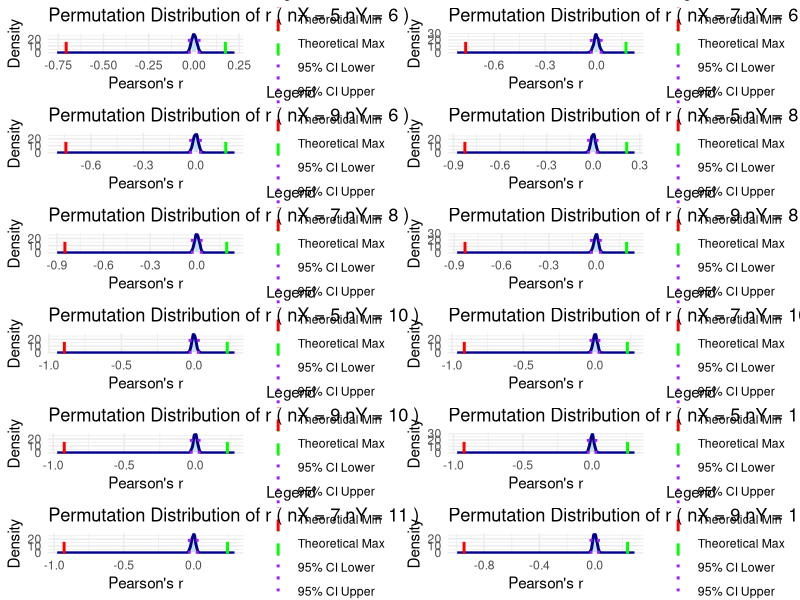
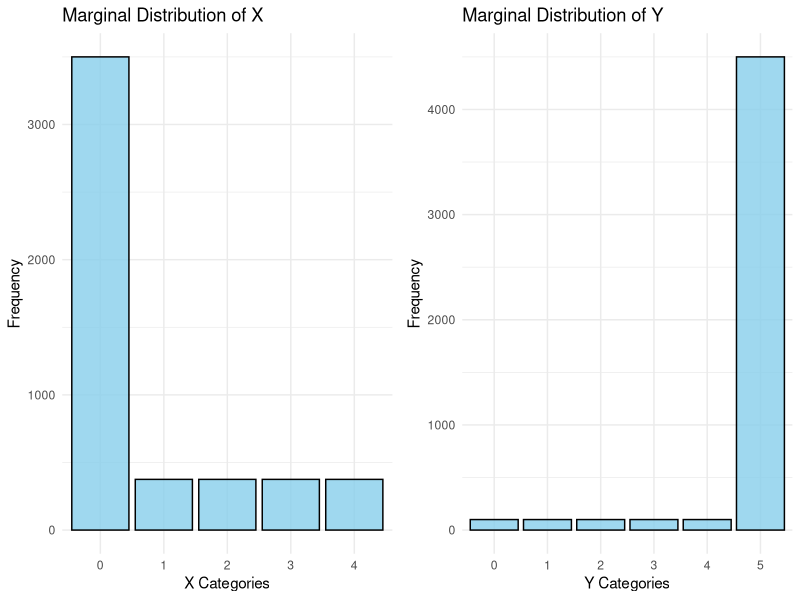

Reproduce these figures in R, in order.
#######################################
rm(list=)
# Load required libraries
library(ggplot2)
library(gridExtra)
library(dplyr)

# -----------------------------------------------------------------------------
# 1. Define functions to compute theoretical correlations and simulate r values

# Function to compute the maximum correlation (comonotonic coupling)
max_corr_sorted <- function(marginalX, marginalY, sample_size = 10000) {
	# If marginals sum to approximately 1, assume probabilities; else assume counts.
	if (sum(marginalX) <= 1.1) {
		countsX <- as.vector(rmultinom(1, size = sample_size, prob = marginalX))
	} else {
		countsX <- marginalX
		sample_size <- sum(countsX)
	}
	if (sum(marginalY) <= 1.1) {
		countsY <- as.vector(rmultinom(1, size = sample_size, prob = marginalY))
	} else {
		countsY <- marginalY
		if (sum(countsY) != sample_size)
			stop("Total counts for X and Y must be equal.")
	}
	
	# Define ordinal levels (assumed to be 0,1,2,...)
	x_levels <- 0:(length(countsX) - 1)
	y_levels <- 0:(length(countsY) - 1)
	
	# Compute proportions and moments
	pX <- countsX / sum(countsX)
	pY <- countsY / sum(countsY)
	muX <- sum(x_levels * pX)
	muY <- sum(y_levels * pY)
	sigmaX <- sqrt(sum(x_levels^2 * pX) - muX^2)
	sigmaY <- sqrt(sum(y_levels^2 * pY) - muY^2)
	
	# Construct joint distribution using cumulative probabilities (Fréchet–Hoeffding upper bound)
	cum_pX <- cumsum(pX)
	cum_pY <- cumsum(pY)
	joint <- matrix(0, nrow = length(x_levels), ncol = length(y_levels))
	
	i <- 1; j <- 1
	cumX_prev <- 0; cumY_prev <- 0
	while (i <= length(x_levels) && j <= length(y_levels)) {
		currX <- cum_pX[i]
		currY <- cum_pY[j]
		joint[i, j] <- min(currX, currY) - max(cumX_prev, cumY_prev)
		
		if (currX < currY) {
			cumX_prev <- currX
			i <- i + 1
		} else if (currX > currY) {
			cumY_prev <- currY
			j <- j + 1
		} else {
			cumX_prev <- currX
			cumY_prev <- currY
			i <- i + 1
			j <- j + 1
		}
	}
	
	# Compute E[XY] based on the joint distribution
	E_XY <- sum(outer(x_levels, y_levels, FUN = "*") * joint)
	
	# Calculate the maximum Pearson correlation
	r_max <- (E_XY - muX * muY) / (sigmaX * sigmaY)
	return(r_max)
}

# Function to compute the minimum correlation (pair X descending with Y ascending)
min_corr_sorted <- function(marginalX, marginalY, sample_size = 10000) {
	if (sum(marginalX) <= 1.1) {
		countsX <- as.vector(rmultinom(1, size = sample_size, prob = marginalX))
	} else {
		countsX <- marginalX
		sample_size <- sum(countsX)
	}
	if (sum(marginalY) <= 1.1) {
		countsY <- as.vector(rmultinom(1, size = sample_size, prob = marginalY))
	} else {
		countsY <- marginalY
		if (sum(countsY) != sample_size)
			stop("Total counts for X and Y must be equal.")
	}
	
	x_levels <- 0:(length(countsX) - 1)
	y_levels <- 0:(length(countsY) - 1)
	
	# Create full sample vectors based on counts
	x_vec <- rep(x_levels, times = countsX)
	y_vec <- rep(y_levels, times = countsY)
	
	# Pair highest X with lowest Y to minimize the product
	x_sorted <- sort(x_vec, decreasing = TRUE)
	y_sorted <- sort(y_vec, decreasing = FALSE)
	
	r_min <- cor(x_sorted, y_sorted)
	return(r_min)
}

# Function to simulate the permutation (randomization) distribution of Pearson's r
simulate_random_corr <- function(marginalX, marginalY, nsim = 1000, sample_size = 10000) {
	if (sum(marginalX) <= 1.1) {
		countsX <- as.vector(rmultinom(1, size = sample_size, prob = marginalX))
	} else {
		countsX <- marginalX
		sample_size <- sum(countsX)
	}
	if (sum(marginalY) <= 1.1) {
		countsY <- as.vector(rmultinom(1, size = sample_size, prob = marginalY))
	} else {
		countsY <- marginalY
		if (sum(countsY) != sample_size)
			stop("Total counts for X and Y must be equal.")
	}
	
	x_levels <- 0:(length(countsX) - 1)
	y_levels <- 0:(length(countsY) - 1)
	
	# Create sample vectors based on counts
	x_vec <- rep(x_levels, times = countsX)
	y_vec <- rep(y_levels, times = countsY)
	
	# Initialize storage for simulated correlations
	r_vals <- numeric(nsim)
	for (i in 1:nsim) {
		x_perm <- sample(x_vec, size = length(x_vec), replace = FALSE)
		y_perm <- sample(y_vec, size = length(y_vec), replace = FALSE)
		r_vals[i] <- cor(x_perm, y_perm)
	}
	return(r_vals)
}

# -----------------------------------------------------------------------------
# 2. Define ggplot functions to display results

# Function to plot the empirical distribution of Pearson's r with vertical lines and legend
plot_empirical_distribution <- function(r_vals, r_min, r_max, ci_bounds,
										main = "Empirical Distribution of Pearson's r") {
	# Data frame for r values
	df <- data.frame(r = r_vals)
	
	# Determine x-axis limits to include r_min and r_max.
	x_lower <- min(r_min, quantile(r_vals, 0.01)) - 0.05
	x_upper <- max(r_max, quantile(r_vals, 0.99)) + 0.05
	
	# Data frame for vertical lines (theoretical min, max, and CI bounds)
	vlines <- data.frame(
		xintercept = c(r_min, r_max, ci_bounds[1], ci_bounds[2]),
		label = factor(c("Theoretical Min", "Theoretical Max", "95% CI Lower", "95% CI Upper"),
					   levels = c("Theoretical Min", "Theoretical Max", "95% CI Lower", "95% CI Upper"))
	)
	
	p <- ggplot(df, aes(x = r)) +
		geom_histogram(aes(y = ..density..), bins = 30,
					   fill = "lightblue", color = "white", alpha = 0.7) +
		geom_density(color = "darkblue", size = 1) +
		geom_vline(data = vlines,
				   aes(xintercept = xintercept, color = label, linetype = label),
				   size = 1) +
		scale_color_manual(name = "Legend", 
						   values = c("Theoretical Min" = "red", 
						   		   "Theoretical Max" = "green", 
						   		   "95% CI Lower" = "purple", 
						   		   "95% CI Upper" = "purple")) +
		scale_linetype_manual(name = "Legend",
							  values = c("Theoretical Min" = "dashed", 
							  		   "Theoretical Max" = "dashed", 
							  		   "95% CI Lower" = "dotted", 
							  		   "95% CI Upper" = "dotted")) +
		labs(title = main,
			 x = "Pearson's r",
			 y = "Density") +
		xlim(x_lower, x_upper) +
		theme_minimal()
	return(p)
}

# Function to plot marginal distributions as bar plots using ggplot2
plot_marginal <- function(counts, varname = "X") {
	df <- data.frame(Category = factor(0:(length(counts)-1)),
					 Frequency = counts)
	p <- ggplot(df, aes(x = Category, y = Frequency)) +
		geom_bar(stat = "identity", fill = "skyblue", color = "black", alpha = 0.8) +
		labs(title = paste("Marginal Distribution of", varname),
			 x = paste(varname, "Categories"),
			 y = "Frequency") +
		theme_minimal()
	return(p)
}

# -----------------------------------------------------------------------------
# 3. Monte Carlo over different numbers of categories with extreme marginals

# Simulation parameters
sample_size <- 5000  # sample size for counts
nsim <- 1000         # number of simulations for permutation distribution

# Define a range for number of categories for X and Y.
# X categories: 5, 7, or 9
# Y categories: 6, 8, 10, or 11 (ensuring they differ from X)
nX_values <- c(5, 7, 9)
nY_values <- c(6, 8, 10, 11)

# Create all combinations (we only want combinations where nX != nY)
combinations <- expand.grid(nX = nX_values, nY = nY_values) %>%
	filter(nX != nY)

# Prepare lists to store simulation summaries and plots
results <- list()
plots <- list()

# Loop over each combination of categories
for(i in 1:nrow(combinations)) {
	nX <- combinations$nX[i]
	nY <- combinations$nY[i]
	
	# Generate extreme marginals:
	# For X: assign 70% probability to the first category and split the remaining 30% equally.
	pX <- c(0.7, rep(0.3/(nX - 1), nX - 1))
	
	# For Y: assign a very small probability (e.g., 0.02) to the first (nY - 1) categories,
	# and the remainder to the last category.
	pY <- c(rep(0.02, nY - 1), 1 - 0.02*(nY - 1))
	
	# Compute theoretical maximum and minimum correlations.
	r_max <- max_corr_sorted(pX, pY, sample_size = sample_size)
	r_min <- min_corr_sorted(pX, pY, sample_size = sample_size)
	
	# Simulate the permutation distribution of Pearson's r.
	r_vals <- simulate_random_corr(pX, pY, nsim = nsim, sample_size = sample_size)
	
	# Compute the 95% confidence interval from the permutation distribution.
	ci_bounds <- quantile(r_vals, probs = c(0.025, 0.975))
	median_r <- median(r_vals)
	
	# Save the summary results
	results[[i]] <- data.frame(nX = nX, nY = nY,
							   r_min = r_min, r_max = r_max,
							   median_r = median_r,
							   CI_lower = ci_bounds[1], CI_upper = ci_bounds[2])
	
	# Create a title string for the plot.
	title_str <- paste("nX =", nX, "nY =", nY)
	
	# Create the permutation distribution plot using ggplot2.
	p_emp <- plot_empirical_distribution(r_vals, r_min, r_max, ci_bounds,
										 main = paste("Permutation Distribution of r (", title_str, ")", sep = " "))
	
	plots[[i]] <- p_emp
}

# Combine all simulation summaries into one data frame and print it.
summary_df <- do.call(rbind, results)
print(summary_df)

# Optionally, arrange and display all the permutation distribution plots.
grid.arrange(grobs = plots, ncol = 2)

# -----------------------------------------------------------------------------
# Also, display the marginal distributions for one instance as examples
# (Here we use the first combination from our simulation)
example_nX <- combinations$nX[1]
example_nY <- combinations$nY[1]
# Generate extreme marginals for this instance.
example_pX <- c(0.7, rep(0.3/(example_nX - 1), example_nX - 1))
example_pY <- c(rep(0.02, example_nY - 1), 1 - 0.02*(example_nY - 1))
# Convert probabilities to counts for display purposes.
example_countsX <- round(example_pX * sample_size)
example_countsY <- round(example_pY * sample_size)

# Print the marginal distributions as tables.
cat("Marginal Distribution for X (counts):\n")
print(data.frame(Category = 0:(length(example_countsX)-1),
				 Frequency = example_countsX))
cat("\nMarginal Distribution for Y (counts):\n")
print(data.frame(Category = 0:(length(example_countsY)-1),
				 Frequency = example_countsY))

# Plot the marginal distributions using ggplot2.
pX_plot <- plot_marginal(example_countsX, varname = "X")
pY_plot <- plot_marginal(example_countsY, varname = "Y")
grid.arrange(pX_plot, pY_plot, ncol = 2)

